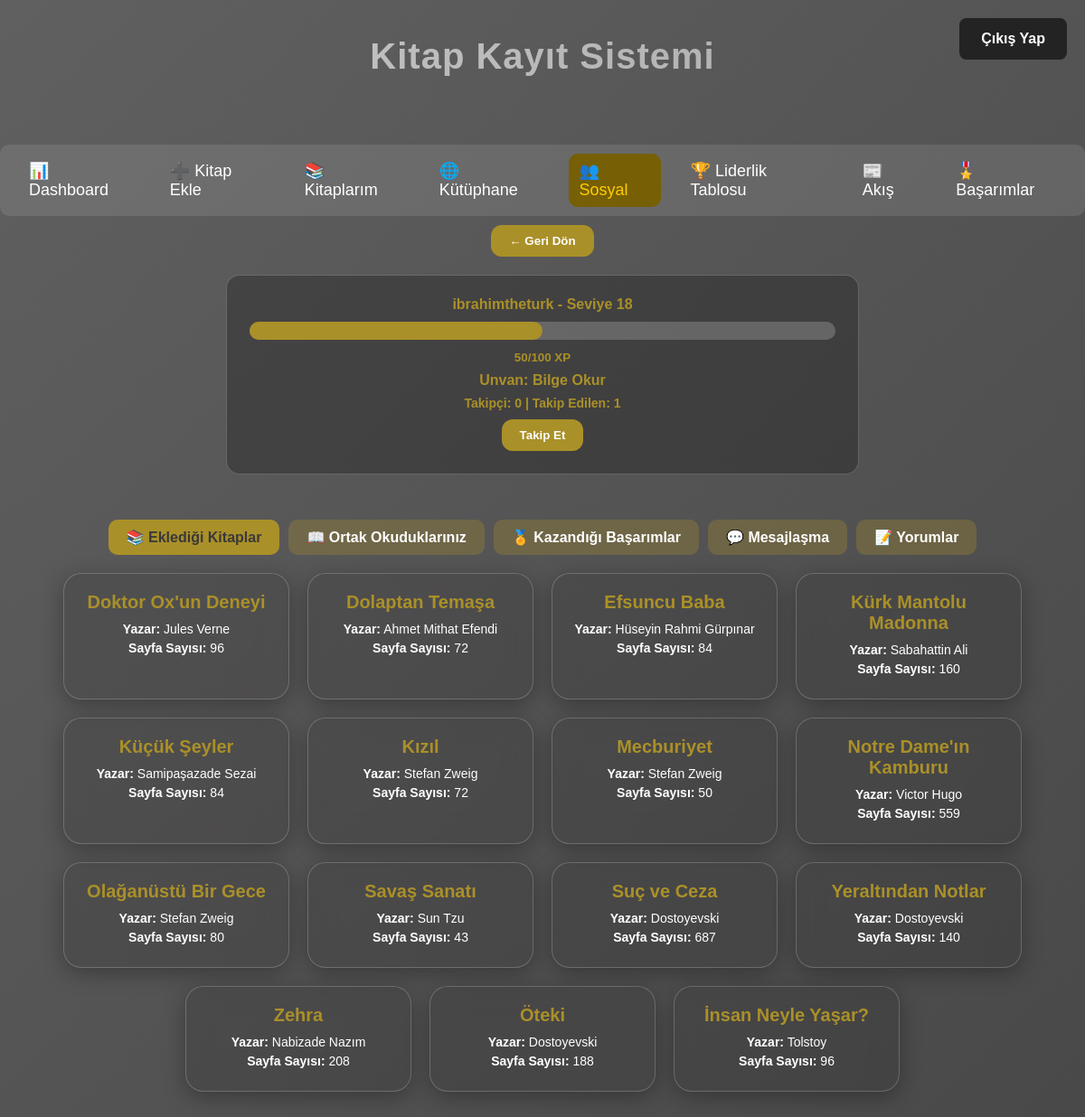
Screenshot of /user/1 (signed in) with the database file from the repository.
### tables this page shows
CREATE TABLE users (
            id INTEGER PRIMARY KEY AUTOINCREMENT,
            username TEXT UNIQUE NOT NULL,
            password TEXT NOT NULL,
            email TEXT,
            xp INTEGER DEFAULT 0,
            level INTEGER DEFAULT 1,
            created_at TEXT DEFAULT CURRENT_TIMESTAMP
        );

CREATE TABLE books (
            id INTEGER PRIMARY KEY AUTOINCREMENT,
            user_id INTEGER NOT NULL,
            title TEXT NOT NULL,
            author TEXT NOT NULL,
            read_date TEXT,
            page INTEGER,
            created_at TEXT DEFAULT CURRENT_TIMESTAMP,
            FOREIGN KEY(user_id) REFERENCES users(id) ON DELETE CASCADE
        );

### app.py (the view, shortened to what this page needs)
@app.route("/user/<int:user_id>", methods=["GET", "POST"])
def user_profile(user_id):
    if "user_id" not in session:
        flash("⚠️ Lütfen giriş yapın!", "error")
        return redirect(url_for("index"))
    current_user_id = session["user_id"]
    user_box = get_user_box_data(user_id)  # Profil sahibinin bilgisi
    conn = get_connection()
    cursor = conn.cursor()
    cursor.execute("SELECT id, username FROM users WHERE id=?", (user_id,))
    user_row = cursor.fetchone()
    if not user_row:
        flash("Kullanıcı bulunamadı!", "error")
        conn.close()
        return redirect(url_for("social"))
    user = {"id": user_row[0], "username": user_row[1]}
    cursor.execute("SELECT 1 FROM follows WHERE follower_id=? AND following_id=?", (current_user_id, user_id))
    is_following = bool(cursor.fetchone())
    cursor.execute("SELECT COUNT(*) FROM follows WHERE following_id=?", (user_id,))
    followers_count = cursor.fetchone()[0]
    cursor.execute("SELECT COUNT(*) FROM follows WHERE follower_id=?", (user_id,))
    following_count = cursor.fetchone()[0]
    cursor.execute("""
        SELECT b.id, b.title, b.author, b.read_date, b.page
        FROM books b
        WHERE b.user_id=?
        ORDER BY b.title ASC
    """, (user_id,))
    books_rows = cursor.fetchall()
    books = []
    for r in books_rows:
        book_id, title, author, read_date, page = r
        cursor.execute("SELECT note FROM notes WHERE book_id=? AND user_id=? ORDER BY id DESC", (book_id, user_id))
        user_notes = [n[0] for n in cursor.fetchall()]
        books.append({
            "id": book_id,
            "title": title,
            "author": author,
            "read_date": read_date,
            "page": page,
            "notes": user_notes
        })
    cursor.execute("""
        SELECT b1.id, b1.title, b1.author, b1.read_date, b1.page
        FROM books b1
        JOIN books b2 ON b1.title = b2.title AND b2.user_id = ?
        WHERE b1.user_id = ?
    """, (current_user_id, user_id))
    common_books_rows = cursor.fetchall()
    common_books = []
    cursor.execute("""
        SELECT a.name, a.description, a.image
        FROM achievements a
        JOIN user_achievements ua ON ua.achievement_id = a.id
        WHERE ua.user_id=?
        ORDER BY ua.unlocked_at DESC
    """, (user_id,))
    user_achievements = cursor.fetchall()
    cursor.execute("""
        SELECT pm.content, u.username, pm.created_at, pm.sender_id, pm.receiver_id
        FROM private_messages pm
        JOIN users u ON u.id = pm.sender_id
        WHERE (pm.sender_id=? AND pm.receiver_id=?) OR (pm.sender_id=? AND pm.receiver_id=?)
        ORDER BY pm.created_at ASC
    """, (current_user_id, user_id, user_id, current_user_id))
    private_messages = cursor.fetchall()
    cursor.execute("""
        SELECT c.comment, u.username, c.created_at
        FROM comments c
        JOIN users u ON u.id = c.user_id
        WHERE c.book_id=0
        ORDER BY c.created_at ASC
    """)
    comments = cursor.fetchall()
    conn.close()
    return render_template(
        "user_profile.html",
        user=user,
        user_box=user_box,
        books=books,
        common_books=common_books,
        user_achievements=user_achievements,
        private_messages=private_messages,
        comments=comments,
        current_user_id=current_user_id,
        chat_with_id=user_id,
        is_following=is_following,
        followers_count=followers_count,
        following_count=following_count
    )

### app.py (called while the page is built)
def get_user_box_data(user_id):
    conn = get_connection()
    cursor = conn.cursor()
    cursor.execute("SELECT username, xp, level FROM users WHERE id=?", (user_id,))
    row = cursor.fetchone()
    conn.close()
    if not row:
        return {"username": "Bilinmiyor", "xp": 0, "level": 1, "progress": 0, "user_id": user_id}
    username, xp, level = row
    progress = (xp % 100) / 100 * 100
    return {"username": username, "xp": xp, "level": level, "progress": progress, "user_id": user_id}

### database.py (called while the page is built)
def get_connection():
    return sqlite3.connect(DB_NAME)

### templates/user_profile.html (shortened to what this page needs)
<!DOCTYPE html>
<html lang="tr">
<head>
<link rel="stylesheet" href="{{ url_for('static', filename='style.css') }}">
</head>
<body>
<a href="/logout" class="logout-btn">Çıkış Yap</a>
<h1 class="page-title">Kitap Kayıt Sistemi</h1>
<div class="tabs">
    <a href="/dashboard" class="tab-link">📊 Dashboard</a>
    <a href="/add_book" class="tab-link">➕ Kitap Ekle</a>
    <a href="/my_books" class="tab-link">📚 Kitaplarım</a>
    <a href="/library" class="tab-link">🌐 Kütüphane</a>
    <a href="/social" class="tab-link active">👥 Sosyal</a>
    <a href="/leaderboard" class="tab-link">🏆 Liderlik Tablosu</a>
    <a href="/feed" class="tab-link">📰 Akış</a>
    <a href="/achievements" class="tab-link">🎖️ Başarımlar</a>
</div>
<button onclick="window.location.href='/social'" style="display:block; margin: 10px auto; padding: 10px 20px; border-radius:12px; border:none; background:#aa9028; color:#fff; font-weight:bold; cursor:pointer; transition: background 0.3s;">
    ← Geri Dön
</button>
<div class="profile-stats">
    <p><strong>{{ user_box.username }} - Seviye {{ user_box.level }}</strong></p>
    <div class="progress-bar">
        <div class="progress" id="za"></div>
    </div>
    <small>{{ user_box.xp % 100 }}/100 XP</small>
    {% set titles = ['Acemi Okur', 'Kitap Kurdu', 'Usta Okur', 'Bilge Okur', 'Efsane Okur'] %}
    {% set title_index = ((user_box.level - 1) // 5) %}
    <p>Unvan: {{ titles[title_index if title_index < titles|length else -1] }}</p>
    <p style="margin-top:5px; font-size:14px; color:#aa9028;">
        Takipçi: {{ followers_count }} | Takip Edilen: {{ following_count }}
    </p>
    <button id="follow-btn" style="margin:10px auto; display:block; padding:10px 20px; border-radius:12px; border:none; background:#aa9028; color:#fff; font-weight:bold; cursor:pointer;">
    {{ "Takipten Çık" if is_following else "Takip Et" }}
</button>
</div>
<div class="profile-tabs">
    <a class="profile-tab-link active" onclick="openProfileTab('books')">📚 Eklediği Kitaplar</a>
    <a class="profile-tab-link" onclick="openProfileTab('common')">📖 Ortak Okuduklarınız</a>
    <a class="profile-tab-link" onclick="openProfileTab('achievements')">🏅 Kazandığı Başarımlar</a>
    <a class="profile-tab-link" onclick="openProfileTab('chat')">💬 Mesajlaşma</a>
    <a class="profile-tab-link" onclick="openProfileTab('comments')">📝 Yorumlar</a>
</div>
<div id="books" class="profile-tab-content active">
    {% if books %}
        <div class="books-container">
            {% for book in books %}
                <div class="book-card">
                    <h3>{{ book.title }}</h3>
                    <p><strong>Yazar:</strong> {{ book.author }}</p>
                    {% if book.page %}<p><strong>Sayfa Sayısı:</strong> {{ book.page }}</p>{% endif %}
                </div>
            {% endfor %}
        </div>
    {% else %}<p style="color: #c2ad3c; text-align: center;">Henüz kitap eklenmemiş.</p>{% endif %}
</div>
<br><br><br>
</body>
</html>

### static/style.css (style rules this page uses)
* { margin: 0; padding: 0; box-sizing: border-box; font-family: "Poppins", sans-serif; }
body { height: 100%; display: block; background: linear-gradient(-45deg,#191919, #313131, #616060); background-size: 400% 400%; animation: gradientBG 10s ease infinite; padding-top: 160px; }
.page-title { position: absolute; top: 20px; width: 100%; text-align: center; font-size: 50px; font-weight: 800; letter-spacing: 1px; background: linear-gradient(-45deg,#434343, #848484, #cbcbcb); background-size: 400% 400%; -webkit-background-clip: text; -webkit-text-fill-color: transparent; animation: gradientBG 12s ease infinite, titleFade 1.5s ease-in-out; }
.logout-btn { position: absolute; top: 20px; right: 20px; background: #232323; color: white; padding: 14px 24px; border-radius: 8px; text-decoration: none; font-weight: bold; font-size: 16px; display: inline-block; transition: 0.3s; z-index: 9999; }
.tabs { display: flex !important; justify-content: center !important; align-items: center; gap: 20px !important; margin: 0px auto !important; background: rgba(255, 255, 255, 0.1); padding: 10px 20px !important; border-radius: 10px !important; }
.tab-link { color: #fff; text-decoration: none; font-size: 18px; padding: 8px 12px; border-radius: 10px; transition: background 0.3s; }
.tab-link.active, .tab-link:hover { background-color: #765f05; color: #2B2A2A; }
.tab-link.active { color: #ffcc00; }
.progress-bar { width: 100%; background: rgba(255,255,255,0.2); border-radius: 10px; margin: 10px 0; height: 20px; }
.progress { height: 100%; background: #aa9028; border-radius: 10px; }

### templates/user_profile.html (style rules this page uses)
.profile-stats { max-width: 700px; margin: 20px auto 50px auto; padding: 15px 25px; color: #aa9028; text-align: center; background: rgba(0,0,0,0.25); border-radius: 15px; border: 1px solid rgba(255,255,255,0.2); font-weight: bold; }
.profile-stats p { margin: 8px 0; }
.profile-tabs { display: flex; justify-content: center; gap: 10px; margin: 20px 0; }
.profile-tab-link { padding: 10px 20px; border-radius: 10px; background: rgba(170, 144, 40, 0.3); color: #fff; cursor: pointer; font-weight: bold; transition: background 0.3s; text-decoration: none; }
.profile-tab-link.active { background: #aa9028; color: #3a3939; }
.profile-tab-content { display: none; }
.profile-tab-content.active { display: block; }
.books-container { display: flex; flex-wrap: wrap; gap: 20px; justify-content: center; color:#fff; }
.book-card { text-align: center; background: rgba(0,0,0,0.1); backdrop-filter: blur(15px); border-radius: 20px; padding: 20px; width: 250px; border: 1px solid rgba(255,255,255,0.2); box-shadow: 0 6px 25px rgba(0,0,0,0.3); transition: transform 0.3s, box-shadow 0.3s; }
.book-card h3, .book-card h4 { font-size: 20px; margin-bottom: 10px; color: #aa9028; }
.book-card p { font-size: 14px; margin: 5px 0; }
.page-title { text-align: center; font-size: 40px; margin: 20px 0; }

### rows the page displays
users: username "ibrahimtheturk", level "18", user_box.xp%100 "50"
books: title "Doktor Ox'un Deneyi", author "Jules Verne", page "96"
books: title "Dolaptan Temaşa", author "Ahmet Mithat Efendi", page "72"
books: title "Efsuncu Baba", author "Hüseyin Rahmi Gürpınar", page "84"
books: title "Kürk Mantolu Madonna", author "Sabahattin Ali", page "160"
books: title "Küçük Şeyler", author "Samipaşazade Sezai", page "84"
books: title "Kızıl", author "Stefan Zweig", page "72"
books: title "Mecburiyet", author "Stefan Zweig", page "50"
books: title "Notre Dame'ın Kamburu", author "Victor Hugo", page "559"
books: title "Olağanüstü Bir Gece", author "Stefan Zweig", page "80"
books: title "Savaş Sanatı", author "Sun Tzu", page "43"
books: title "Suç ve Ceza", author "Dostoyevski", page "687"
books: title "Yeraltından Notlar", author "Dostoyevski", page "140"
books: title "Zehra", author "Nabizade Nazım", page "208"
books: title "Öteki", author "Dostoyevski", page "188"
books: title "İnsan Neyle Yaşar?", author "Tolstoy", page "96"

### other values shown
{{ titles[title_index if title_index < titles|length else -1] }} "Bilge Okur"
{{ followers_count }} "0"
{{ following_count }} "1"
{{ "Takipten Çık" if is_following else "Takip Et" }} "Takip Et"
